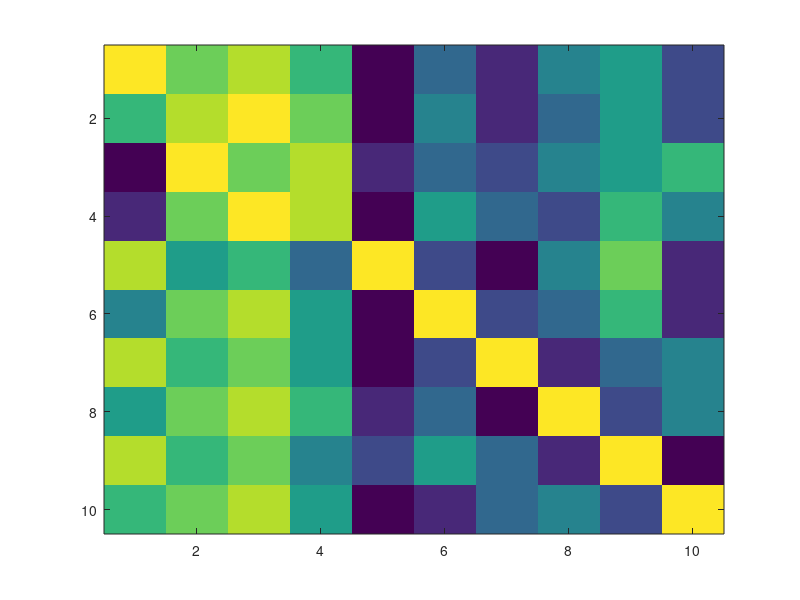

MATLAB code to generate this figure:
load 14bus/results.mat;
load 14bus/metadata.mat;
IMAGE = zeros(numcontigs);

for i = 1:numcontigs
   ranking = floor(tiedrank(M(i,:)));
   IMAGE(i,:) = ranking;
end

imagesc(IMAGE)